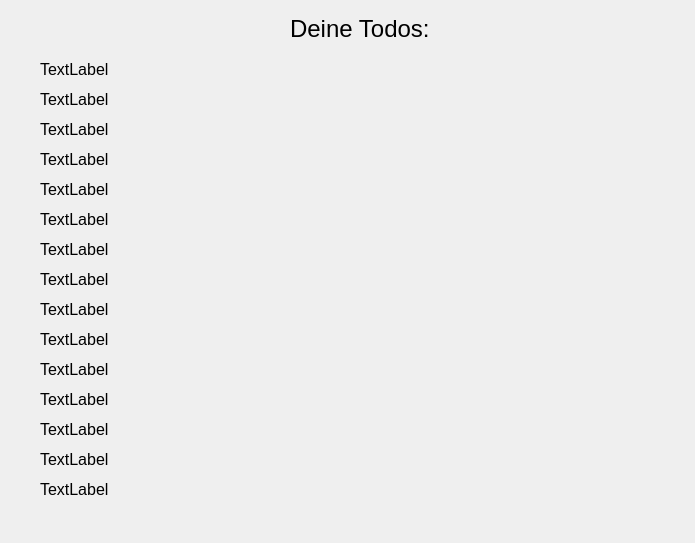
<?xml version="1.0" encoding="UTF-8"?>
<ui version="4.0">
 <class>Dialog</class>
 <widget class="QDialog" name="Dialog">
  <property name="geometry">
   <rect>
    <x>0</x>
    <y>0</y>
    <width>695</width>
    <height>543</height>
   </rect>
  </property>
  <property name="windowTitle">
   <string>Dialog</string>
  </property>
  <widget class="QLabel" name="TitleLabel">
   <property name="geometry">
    <rect>
     <x>290</x>
     <y>20</y>
     <width>161</width>
     <height>18</height>
    </rect>
   </property>
   <property name="font">
    <font>
     <pointsize>18</pointsize>
    </font>
   </property>
   <property name="text">
    <string>Deine Todos:</string>
   </property>
  </widget>
  <widget class="QLabel" name="Todo1">
   <property name="geometry">
    <rect>
     <x>40</x>
     <y>60</y>
     <width>401</width>
     <height>18</height>
    </rect>
   </property>
   <property name="font">
    <font>
     <pointsize>12</pointsize>
    </font>
   </property>
   <property name="text">
    <string>TextLabel</string>
   </property>
  </widget>
  <widget class="QLabel" name="Todo8">
   <property name="geometry">
    <rect>
     <x>40</x>
     <y>270</y>
     <width>401</width>
     <height>18</height>
    </rect>
   </property>
   <property name="font">
    <font>
     <pointsize>12</pointsize>
    </font>
   </property>
   <property name="text">
    <string>TextLabel</string>
   </property>
  </widget>
  <widget class="QLabel" name="Todo7">
   <property name="geometry">
    <rect>
     <x>40</x>
     <y>240</y>
     <width>401</width>
     <height>18</height>
    </rect>
   </property>
   <property name="font">
    <font>
     <pointsize>12</pointsize>
    </font>
   </property>
   <property name="text">
    <string>TextLabel</string>
   </property>
  </widget>
  <widget class="QLabel" name="Todo6">
   <property name="geometry">
    <rect>
     <x>40</x>
     <y>210</y>
     <width>401</width>
     <height>18</height>
    </rect>
   </property>
   <property name="font">
    <font>
     <pointsize>12</pointsize>
    </font>
   </property>
   <property name="text">
    <string>TextLabel</string>
   </property>
  </widget>
  <widget class="QLabel" name="Todo5">
   <property name="geometry">
    <rect>
     <x>40</x>
     <y>180</y>
     <width>401</width>
     <height>18</height>
    </rect>
   </property>
   <property name="font">
    <font>
     <pointsize>12</pointsize>
    </font>
   </property>
   <property name="text">
    <string>TextLabel</string>
   </property>
  </widget>
  <widget class="QLabel" name="Todo4">
   <property name="geometry">
    <rect>
     <x>40</x>
     <y>150</y>
     <width>401</width>
     <height>18</height>
    </rect>
   </property>
   <property name="font">
    <font>
     <pointsize>12</pointsize>
    </font>
   </property>
   <property name="text">
    <string>TextLabel</string>
   </property>
  </widget>
  <widget class="QLabel" name="Todo3">
   <property name="geometry">
    <rect>
     <x>40</x>
     <y>120</y>
     <width>401</width>
     <height>18</height>
    </rect>
   </property>
   <property name="font">
    <font>
     <pointsize>12</pointsize>
    </font>
   </property>
   <property name="text">
    <string>TextLabel</string>
   </property>
  </widget>
  <widget class="QLabel" name="Todo2">
   <property name="geometry">
    <rect>
     <x>40</x>
     <y>90</y>
     <width>401</width>
     <height>18</height>
    </rect>
   </property>
   <property name="font">
    <font>
     <pointsize>12</pointsize>
    </font>
   </property>
   <property name="text">
    <string>TextLabel</string>
   </property>
  </widget>
  <widget class="QLabel" name="Todo9">
   <property name="geometry">
    <rect>
     <x>40</x>
     <y>300</y>
     <width>401</width>
     <height>18</height>
    </rect>
   </property>
   <property name="font">
    <font>
     <pointsize>12</pointsize>
    </font>
   </property>
   <property name="text">
    <string>TextLabel</string>
   </property>
  </widget>
  <widget class="QLabel" name="Todo11">
   <property name="geometry">
    <rect>
     <x>40</x>
     <y>360</y>
     <width>401</width>
     <height>18</height>
    </rect>
   </property>
   <property name="font">
    <font>
     <pointsize>12</pointsize>
    </font>
   </property>
   <property name="text">
    <string>TextLabel</string>
   </property>
  </widget>
  <widget class="QLabel" name="Todo12">
   <property name="geometry">
    <rect>
     <x>40</x>
     <y>390</y>
     <width>401</width>
     <height>18</height>
    </rect>
   </property>
   <property name="font">
    <font>
     <pointsize>12</pointsize>
    </font>
   </property>
   <property name="text">
    <string>TextLabel</string>
   </property>
  </widget>
  <widget class="QLabel" name="Todo13">
   <property name="geometry">
    <rect>
     <x>40</x>
     <y>420</y>
     <width>401</width>
     <height>18</height>
    </rect>
   </property>
   <property name="font">
    <font>
     <pointsize>12</pointsize>
    </font>
   </property>
   <property name="text">
    <string>TextLabel</string>
   </property>
  </widget>
  <widget class="QLabel" name="Todo15">
   <property name="geometry">
    <rect>
     <x>40</x>
     <y>480</y>
     <width>401</width>
     <height>18</height>
    </rect>
   </property>
   <property name="font">
    <font>
     <pointsize>12</pointsize>
    </font>
   </property>
   <property name="text">
    <string>TextLabel</string>
   </property>
  </widget>
  <widget class="QLabel" name="Todo14">
   <property name="geometry">
    <rect>
     <x>40</x>
     <y>450</y>
     <width>401</width>
     <height>18</height>
    </rect>
   </property>
   <property name="font">
    <font>
     <pointsize>12</pointsize>
    </font>
   </property>
   <property name="text">
    <string>TextLabel</string>
   </property>
  </widget>
  <widget class="QLabel" name="Todo10">
   <property name="geometry">
    <rect>
     <x>40</x>
     <y>330</y>
     <width>401</width>
     <height>18</height>
    </rect>
   </property>
   <property name="font">
    <font>
     <pointsize>12</pointsize>
    </font>
   </property>
   <property name="text">
    <string>TextLabel</string>
   </property>
  </widget>
 </widget>
 <resources/>
 <connections/>
</ui>
